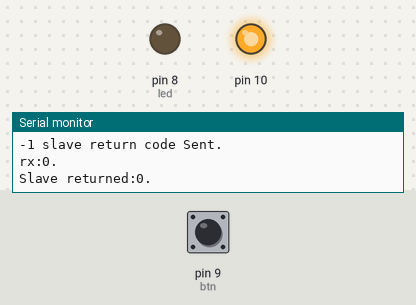
Bench run of a sketch on a simulated Arduino Uno, built with avr-gcc and run on an emulated ATmega328P. Parts: output pins drawn as LEDs (lit = HIGH), the last lines printed to the serial monitor. The inputs (shaded band) are chosen by the test bench; at power-on: pin 9 (btn) HIGH.

Above: at 1.2 s.
1.3 s: pin 9 (btn) pulled LOW for 1 s
At 1.85 s:
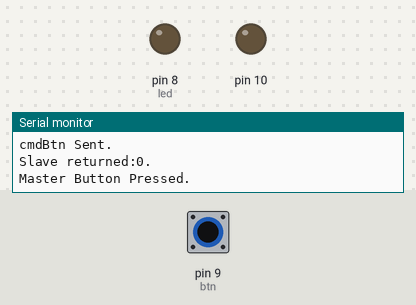
Timing chart, 0 to 11.3 s (numbered marks = the images above; inputs shaded):
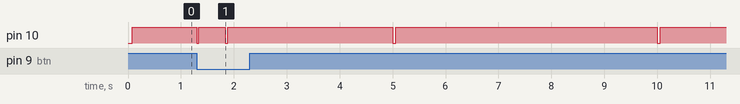

The sketch:

SPI_Master_Demo.ino
```cpp
/* SPI Master Demo
 *
 * Master monitors master button and sends button press status to slave. Master reads
 * slave LED status every 5 seconds and updates master LED status.
 *
 * Communication Protocol:
 * Slave acknowledges SS (Slave Select) by sending -1 slave response code and receiving
 * master command code. On subsequent SS slave echoes master command code or -1 slave
 * response code indicating an unrecognized command has been received. Additional SS's
 * may be needed to transfer additional data to/from Slave depending on the master command
 * code.
 *
 * Master command codes:
 * cmdBtn.
 * Inform slave of a master button press.
 *
 * SPI pin numbers:
 * SCK   13  // Serial Clock.
 * MISO  12  // Master In Slave Out.
 * MOSI  11  // Master Out Slave In.
 * SS    10  // Slave Select
 *
 * If you found this fun or interesting please make a small donation to my PayPal account
 * at https://www.paypal.com/cgi-bin/webscr?cmd=_s-xclick&hosted_button_id=GTBD7T7BXPGQY.
 * I have many more Arduino projects in mind and appreciate your support.
 *
 * No commercial use without prior consent.
 *
 * Based on code by: Nick Cammon 2/2011.
 */
// Include SPI (Serial Peripheral Interface) library.
#include <SPI.h>
const byte btn = 9;              // Master button digital I/O pin.
const byte led = 8;              // Master LED digital I/O pin.
const byte cmdBtn = 1;           // Master command button press.
const byte cmdLEDState = 2;      // Master command read slave LED state.
unsigned long nextMillis = 0;    // Next millis() for master LED update.
// The setup() function runs after reset.
void setup() {
  // Initialize serial for DEBUG.
  Serial.begin(9600);
  // Initialize master button.
  pinMode(btn, INPUT_PULLUP);
  // Initialize master led.
  pinMode(led, OUTPUT);
  // Initialize nextMillis.
  nextMillis = millis();
  // Initialize SPI.
  // SCK, MOSI, SS pins into output mode
  // also put SCK, MOSI into LOW state, and SS into HIGH state.
  // Then put SPI hardware into Master mode and turn SPI on
  SPI.begin();
  // Slow down the master a bit
  //SPI.setClockDivider(SPI_CLOCK_DIV8);
  // Master initialized.
  Serial.println("Master Initialized");
}
// The loop() function runs continuously after setup().
void loop() {
  // Master button pressed?
  if (!digitalRead(btn)) {
    // Yes
    Serial.println("Master Button Pressed.");
    // Select and wait for slave.
    digitalWrite(SS, LOW);
    Serial.println("***Slave Selected.");
    delay(20);
    // Send cmdBtn
    SPI.transfer(cmdBtn);
    Serial.println("cmdBtn Sent.");
    // Wait for slave.
    delay(20);
    // Get slave response.
    byte rx = SPI.transfer(255);
    // Acknowledged?
    if (rx == cmdBtn) {
      // Yes.
      Serial.println("Slave acknowledged cmdBtn.");
    }
    // Command not recognized?
    else if (rx == 255) {
      // Yes.
      Serial.println("Slave returned -1 slave return code - master command code not recognized.");
    }
    // Unrecognized response.
    else {
      Serial.println("Slave returned:" + String(rx) + ".");
    }
    // Disable slave.
    digitalWrite(SS, HIGH);
    // Debounce master button.
    delay(500);
  }
  // Time to update master LED?
  if (millis() >= nextMillis) {
    // Yes, update nextMillis.
    nextMillis = millis() + 5000;
    Serial.println("nextMillis Updated.");
    // Select and wait for slave.
    digitalWrite(SS, LOW);
    Serial.println("***Slave Selected.");
    delay(20);
    // Send cmdLEDState.
    byte rx = SPI.transfer(cmdLEDState);
    Serial.println("cmdLEDState Sent.");
    Serial.println("rx:" + String(rx) + ".");
    // Wait for slave.
    delay(20);
    // Get slave response.
    rx = SPI.transfer(255);
    Serial.println("-1 slave return code Sent.");
    Serial.println("rx:" + String(rx) + ".");
    // Acknowledged?
    if (rx == cmdLEDState) {
      // Yes.
      Serial.println("Slave acknowledged cmdLEDState.");
      // Wait for slave.
      delay(20);
      // Get Slave LED State.
      byte rx = SPI.transfer(255);
      Serial.println("-1 slave return code Sent.");
      Serial.println("rx=" + String(rx) +".");
      Serial.println("Slave LED State:" + String(rx) + ".");
      // Update Master LED State.
      digitalWrite(led, rx);
      Serial.println("Master LED State Updated.");
    }
    // Command not recognized?
    else if (rx == 255) {
      // Yes.
      Serial.println("Slave returned -1 slave return code - master command code not recognized.");
    }
    // Unrecognized response.
    else {
      Serial.println("Slave returned:" + String(rx) + ".");
    }
    // Disable slave.
    digitalWrite(SS, HIGH);
  }
}
```
